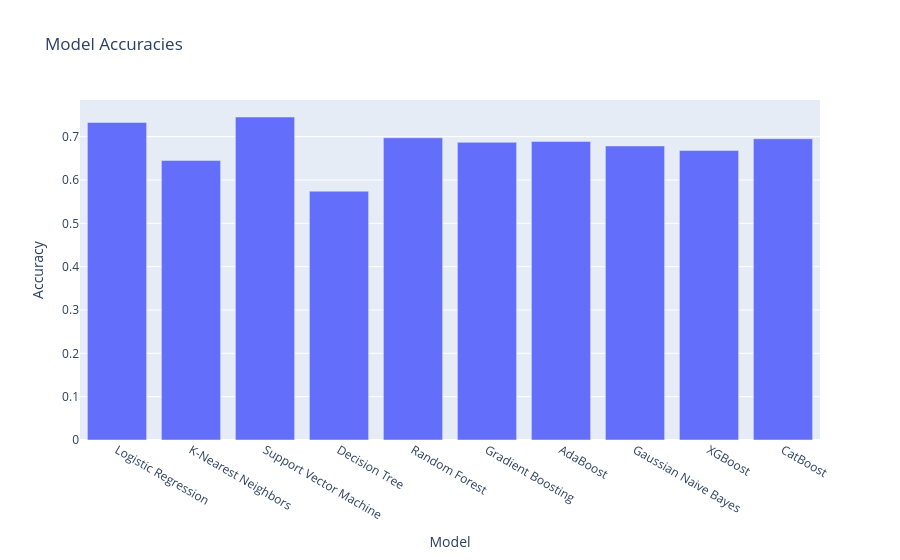

Write notebook code for a chart like this one.
### Code cell
# Dictionary of classification models
classification_models = {
    "Logistic Regression": LogisticRegression(),
    "K-Nearest Neighbors": KNeighborsClassifier(),
    "Support Vector Machine": SVC(),
    "Decision Tree": DecisionTreeClassifier(),
    "Random Forest": RandomForestClassifier(),
    "Gradient Boosting": GradientBoostingClassifier(),
    "AdaBoost": AdaBoostClassifier(),
    "Gaussian Naive Bayes": GaussianNB(),
    "XGBoost": XGBClassifier(),
    "CatBoost": CatBoostClassifier(silent=True),
}

model_names = []
accuracies = []

# Train and evaluate each model
for name, clf in classification_models.items():
    clf.fit(X_train, y_train)
    score = clf.score(X_test, y_test)
    model_names.append(name)
    accuracies.append(score)
    print(f"{name} accuracy: {score:.2f}")

# Create a DataFrame for model accuracies
df_models = pd.DataFrame({'Model': model_names, 'Accuracy': accuracies})

# Plot model accuracies using Plotly
fig = px.bar(df_models, x='Model', y='Accuracy', title='Model Accuracies')
fig.show()

### Figure 1 — Plotly figure (JSON) as saved in the notebook; plotly's stock layout.template omitted (floating-point values rounded to 4 significant figures)
{"data": [{"alignmentgroup": "True", "hovertemplate": "Model=%{x}<br>Accuracy=%{y}<extra></extra>", "legendgroup": "", "marker": {"color": "#636efa", "pattern": {"shape": ""}}, "name": "", "offsetgroup": "", "orientation": "v", "showlegend": false, "textposition": "auto", "type": "bar", "x": ["Logistic Regression", "K-Nearest Neighbors", "Support Vector Machine", "Decision Tree", "Random Forest", "Gradient Boosting", "AdaBoost", "Gaussian Naive Bayes", "XGBoost", "CatBoost"], "xaxis": "x", "y": [0.7328, 0.6451, 0.7453, 0.5741, 0.6973, 0.6868, 0.6889, 0.6785, 0.6681, 0.6952], "yaxis": "y"}], "layout": {"barmode": "relative", "legend": {"tracegroupgap": 0}, "title": {"text": "Model Accuracies"}, "xaxis": {"anchor": "y", "domain": [0, 1], "title": {"text": "Model"}}, "yaxis": {"anchor": "x", "domain": [0, 1], "title": {"text": "Accuracy"}}}}
